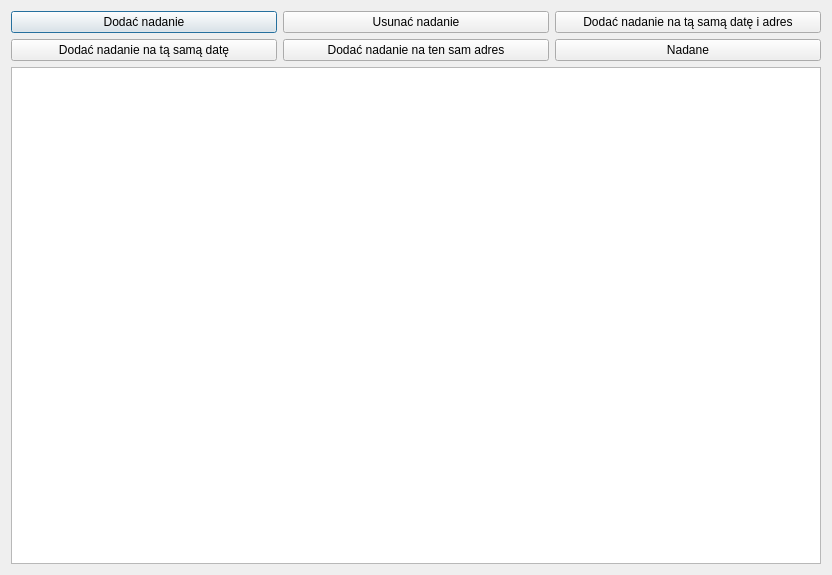
<?xml version="1.0" encoding="UTF-8"?>
<ui version="4.0">
 <class>ListaNadan</class>
 <widget class="QDialog" name="ListaNadan">
  <property name="geometry">
   <rect>
    <x>0</x>
    <y>0</y>
    <width>832</width>
    <height>575</height>
   </rect>
  </property>
  <property name="windowTitle">
   <string>Dialog</string>
  </property>
  <layout class="QHBoxLayout" name="horizontalLayout_3">
   <item>
    <layout class="QVBoxLayout" name="verticalLayout_2">
     <item>
      <layout class="QVBoxLayout" name="verticalLayout">
       <item>
        <layout class="QHBoxLayout" name="horizontalLayout">
         <item>
          <widget class="QPushButton" name="DodacNadanieButton">
           <property name="text">
            <string>Dodać nadanie</string>
           </property>
          </widget>
         </item>
         <item>
          <widget class="QPushButton" name="UsunacNadanieButton">
           <property name="text">
            <string>Usunać nadanie</string>
           </property>
          </widget>
         </item>
         <item>
          <widget class="QPushButton" name="DodacNaTaSamaDateIAdressButton">
           <property name="text">
            <string>Dodać nadanie na tą samą datę i adres</string>
           </property>
          </widget>
         </item>
        </layout>
       </item>
       <item>
        <layout class="QHBoxLayout" name="horizontalLayout_2">
         <item>
          <widget class="QPushButton" name="DodacNaTaSamaDateButton">
           <property name="text">
            <string>Dodać nadanie na tą samą datę</string>
           </property>
          </widget>
         </item>
         <item>
          <widget class="QPushButton" name="DodacNaTenSamAdressButton">
           <property name="text">
            <string>Dodać nadanie na ten sam adres</string>
           </property>
          </widget>
         </item>
         <item>
          <widget class="QPushButton" name="NadaneButton">
           <property name="text">
            <string>Nadane</string>
           </property>
          </widget>
         </item>
        </layout>
       </item>
      </layout>
     </item>
     <item>
      <widget class="QListWidget" name="listWidget"/>
     </item>
    </layout>
   </item>
  </layout>
 </widget>
 <resources/>
 <connections/>
</ui>
